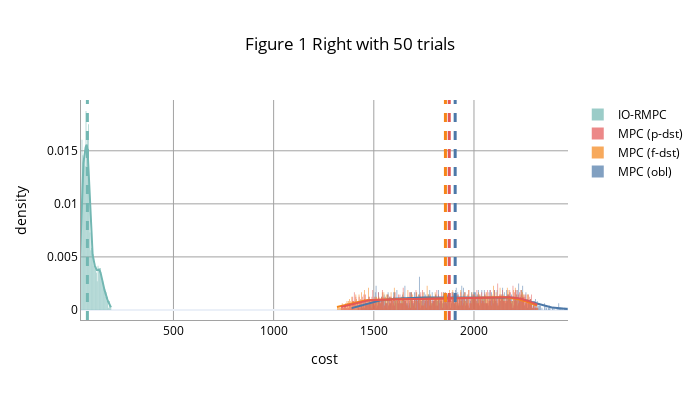

The cell this chart's notebook holds for it:
### Code cell
mpc_obl_costs = [transition.cost for transition in chain(*[traj[int(60 * 0.6):] for traj in mpc_obl_trajectories])]
mpc_fdst_costs = [transition.cost for transition in chain(*[traj[int(60 * 0.6):] for traj in mpc_fdst_trajectories])]
mpc_pdst_costs = [transition.cost for transition in chain(*[traj[int(60 * 0.6):] for traj in mpc_pdst_trajectories])]
io_rmpc_dst_costs = [transition.cost for transition in chain(*[traj[int(60 * 0.6):] for traj in io_rmpc_dst_trajectories])]

fig = make_figure({
        "MPC (obl)": mpc_obl_costs,
        "MPC (f-dst)": mpc_fdst_costs,
        "MPC (p-dst)": mpc_pdst_costs,
        "IO-RMPC": io_rmpc_dst_costs,
    },
    title=f"Figure 1 Right with {len(io_rmpc_dst_trajectories)} trials"
)
# fig.update_layout(width=1200, height=600)
fig

### Figure 1 — Plotly figure (JSON) as saved in the notebook; plotly's stock layout.template omitted (floating-point values rounded to 4 significant figures; data arrays with more than 128 entries replaced by an {"elided": "..."} marker saying what was removed)
{"data": [{"autobinx": false, "histnorm": "probability density", "legendgroup": "MPC (obl)", "marker": {"color": "#4C78A8"}, "name": "MPC (obl)", "opacity": 0.7, "type": "histogram", "x": {"elided": "1200 float values"}, "xaxis": "x", "xbins": {"end": 2468.0, "size": 4, "start": 1389.0}, "yaxis": "y"}, {"autobinx": false, "histnorm": "probability density", "legendgroup": "MPC (f-dst)", "marker": {"color": "#F58518"}, "name": "MPC (f-dst)", "opacity": 0.7, "type": "histogram", "x": {"elided": "1200 float values"}, "xaxis": "x", "xbins": {"end": 2317.0, "size": 4, "start": 1316.0}, "yaxis": "y"}, {"autobinx": false, "histnorm": "probability density", "legendgroup": "MPC (p-dst)", "marker": {"color": "#E45756"}, "name": "MPC (p-dst)", "opacity": 0.7, "type": "histogram", "x": {"elided": "1200 float values"}, "xaxis": "x", "xbins": {"end": 2318.0, "size": 4, "start": 1337.0}, "yaxis": "y"}, {"autobinx": false, "histnorm": "probability density", "legendgroup": "IO-RMPC", "marker": {"color": "#72B7B2"}, "name": "IO-RMPC", "opacity": 0.7, "type": "histogram", "x": {"elided": "1200 float values"}, "xaxis": "x", "xbins": {"end": 188.5, "size": 4, "start": 33.52}, "yaxis": "y"}, {"legendgroup": "MPC (obl)", "marker": {"color": "#4C78A8"}, "mode": "lines", "name": "MPC (obl)", "showlegend": false, "type": "scatter", "x": {"elided": "500 float values"}, "xaxis": "x", "y": {"elided": "500 float values"}, "yaxis": "y"}, {"legendgroup": "MPC (f-dst)", "marker": {"color": "#F58518"}, "mode": "lines", "name": "MPC (f-dst)", "showlegend": false, "type": "scatter", "x": {"elided": "500 float values"}, "xaxis": "x", "y": {"elided": "500 float values"}, "yaxis": "y"}, {"legendgroup": "MPC (p-dst)", "marker": {"color": "#E45756"}, "mode": "lines", "name": "MPC (p-dst)", "showlegend": false, "type": "scatter", "x": {"elided": "500 float values"}, "xaxis": "x", "y": {"elided": "500 float values"}, "yaxis": "y"}, {"legendgroup": "IO-RMPC", "marker": {"color": "#72B7B2"}, "mode": "lines", "name": "IO-RMPC", "showlegend": false, "type": "scatter", "x": {"elided": "500 float values"}, "xaxis": "x", "y": {"elided": "500 float values"}, "yaxis": "y"}], "layout": {"bargap": 0.1, "barmode": "overlay", "font": {"color": "Black", "size": 12}, "height": 400, "hovermode": "closest", "legend": {"traceorder": "reversed"}, "shapes": [{"line": {"color": "#4C78A8", "dash": "dash", "width": 3}, "type": "line", "x0": 1906.0, "x1": 1906.0, "xref": "x", "y0": 0, "y1": 1, "yref": "y domain"}, {"line": {"color": "#F58518", "dash": "dash", "width": 3}, "type": "line", "x0": 1858.0, "x1": 1858.0, "xref": "x", "y0": 0, "y1": 1, "yref": "y domain"}, {"line": {"color": "#E45756", "dash": "dash", "width": 3}, "type": "line", "x0": 1877.0, "x1": 1877.0, "xref": "x", "y0": 0, "y1": 1, "yref": "y domain"}, {"line": {"color": "#72B7B2", "dash": "dash", "width": 3}, "type": "line", "x0": 70.42, "x1": 70.42, "xref": "x", "y0": 0, "y1": 1, "yref": "y domain"}], "title": {"text": "Figure 1 Right with 50 trials", "x": 0.5}, "width": 700, "xaxis": {"anchor": "y2", "domain": [0, 1], "gridcolor": "#a2a2a2", "linecolor": "#a2a2a2", "linewidth": 1, "showgrid": true, "showline": true, "title": {"text": "cost"}, "zeroline": false}, "yaxis": {"anchor": "free", "domain": [0, 1], "gridcolor": "#a2a2a2", "linecolor": "#a2a2a2", "linewidth": 1, "position": 0, "showgrid": true, "showline": true, "title": {"text": "density"}}}}
